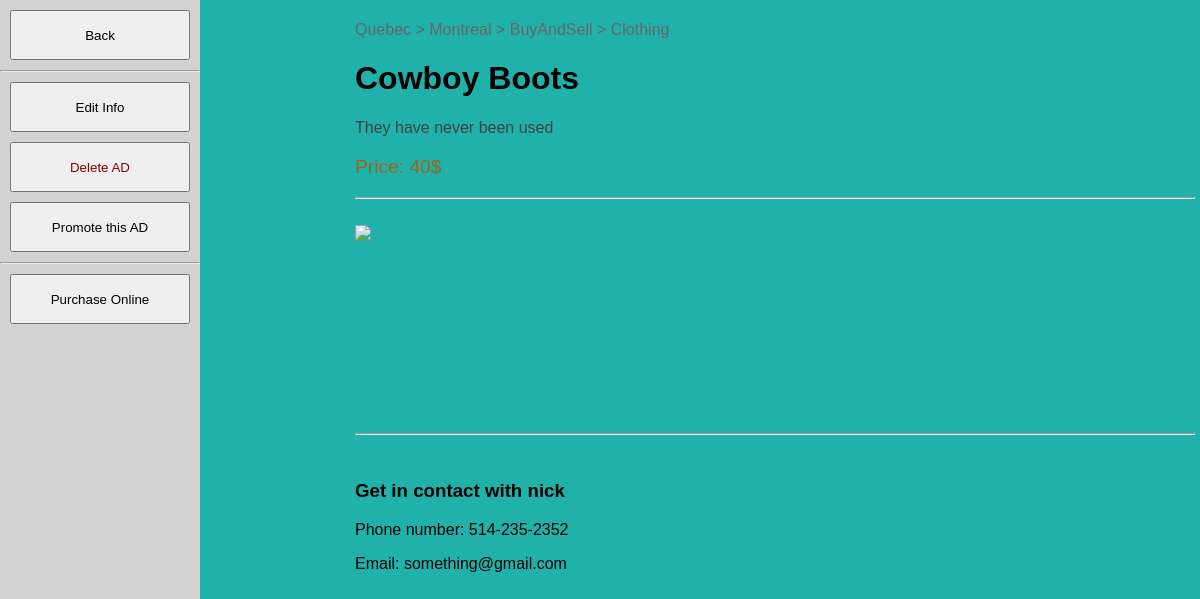
The page /viewad.php?id=3 (signed in) on the database its author committed.
### tables this page shows
CREATE TABLE Ad (
    Id int PRIMARY KEY NOT NULL AUTO_INCREMENT,
    Username varchar(50) NOT NULL,
    Email varchar(50) NOT NULL,
    PhoneNumber varchar(20) NOT NULL,
    Price float NOT NULL,
    Available varchar(20) NOT NULL DEFAULT "ONLINE",
    ForSaleBy varchar(50) NOT NULL,
    Title varchar(50) NOT NULL,
    AdDesc varchar(255) NOT NULL,
    Addr varchar(100) NOT NULL,
    Category varchar(50) NOT NULL,
    SubCategory varchar(50) NOT NULL,
    Province varchar(50) NOT NULL,
    City varchar(50) NOT NULL,
    Posted Date,
    Sold   varchar(1) NOT NULL DEFAULT 'F',
    Promotion int NOT NULL DEFAULT 0,
    Rating int NOT NULL DEFAULT 0,
    Deleted varchar(1) NOT NULL DEFAULT 'F',
    Img    varchar(500) NOT NULL DEFAULT ""
);

### utils.php (the view, shortened to what this page needs)
<?php
function showAdRight($ad) {
  echo "<p style='color:#666666;'>" . str_replace("-"," ",$ad["Province"]) . " &gt; " . $ad["City"] . " &gt; "  . $ad["Category"] . " &gt; " . $ad["SubCategory"] . "</p>";
  echo "<h1>" . $ad["Title"] . "</h1>";
  echo "<p style='color:#424141;'>" . $ad["AdDesc"] . "</p>";
  echo "<p style='color:#9e631b; font-size:1.2em' > Price: " . $ad["Price"] . "$ </p>";
  echo "<hr> <br>";
  echo "<img style='width:auto; height:200px; display:block;' src='" . $ad["Img"]  ."' >";
  echo "<hr> <br>";
  echo "<h3> Get in contact with " . $ad["Username"] . '</h3>';
  echo "<p> Phone number: " . $ad["PhoneNumber"] . "</p>";
  echo "<p> Email: " . $ad["Email"] . "</p>";
}
?>

### index.css (style rules this page uses)
html, body { margin:0px; padding:0px; height:100%; width:100%; font-family: Helvetica, sans-serif; }
body { display:flex; align-content: center; justify-content: center; }

### userpage.css (style rules this page uses)
body { background-color:lightseagreen; }

### rows shown on the page
ad: Province "Quebec", City "Montreal", Category "BuyAndSell", SubCategory "Clothing", Title "Cowboy Boots", AdDesc "They have never been used", Price "40", Username "nick", PhoneNumber "514-235-2352", Email "something@gmail.com"
